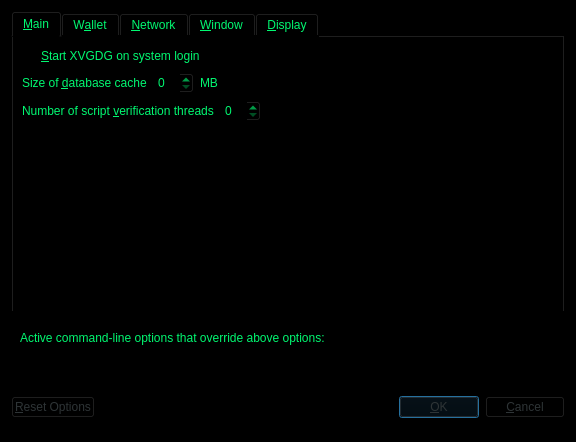
<?xml version="1.0" encoding="UTF-8"?>
<ui version="4.0">
 <class>OptionsDialog</class>
 <widget class="QDialog" name="OptionsDialog">
  <property name="geometry">
   <rect>
    <x>0</x>
    <y>0</y>
    <width>576</width>
    <height>442</height>
   </rect>
  </property>
  <property name="windowTitle">
   <string>Options</string>
  </property>
  <property name="styleSheet">
   <string notr="true">background-color: rgb(0, 0, 0);
color: rgb(1, 248, 113);</string>
  </property>
  <property name="modal">
   <bool>true</bool>
  </property>
  <layout class="QVBoxLayout" name="verticalLayout">
   <item>
    <widget class="QTabWidget" name="tabWidget">
     <property name="currentIndex">
      <number>0</number>
     </property>
     <widget class="QWidget" name="tabMain">
      <attribute name="title">
       <string>&amp;Main</string>
      </attribute>
      <layout class="QVBoxLayout" name="verticalLayout_Main">
       <item>
        <widget class="QCheckBox" name="bitcoinAtStartup">
         <property name="toolTip">
          <string>Automatically start XVGDG after logging in to the system.</string>
         </property>
         <property name="text">
          <string>&amp;Start XVGDG on system login</string>
         </property>
        </widget>
       </item>
       <item>
        <layout class="QHBoxLayout" name="horizontalLayout_2_Main">
         <item>
          <widget class="QLabel" name="databaseCacheLabel">
           <property name="text">
            <string>Size of &amp;database cache</string>
           </property>
           <property name="textFormat">
            <enum>Qt::PlainText</enum>
           </property>
           <property name="buddy">
            <cstring>databaseCache</cstring>
           </property>
          </widget>
         </item>
         <item>
          <widget class="QSpinBox" name="databaseCache"/>
         </item>
         <item>
          <widget class="QLabel" name="databaseCacheUnitLabel">
           <property name="text">
            <string>MB</string>
           </property>
           <property name="textFormat">
            <enum>Qt::PlainText</enum>
           </property>
          </widget>
         </item>
         <item>
          <spacer name="horizontalSpacer_2_Main">
           <property name="orientation">
            <enum>Qt::Horizontal</enum>
           </property>
           <property name="sizeHint" stdset="0">
            <size>
             <width>40</width>
             <height>20</height>
            </size>
           </property>
          </spacer>
         </item>
        </layout>
       </item>
       <item>
        <layout class="QHBoxLayout" name="horizontalLayout_3_Main">
         <item>
          <widget class="QLabel" name="threadsScriptVerifLabel">
           <property name="text">
            <string>Number of script &amp;verification threads</string>
           </property>
           <property name="textFormat">
            <enum>Qt::PlainText</enum>
           </property>
           <property name="buddy">
            <cstring>threadsScriptVerif</cstring>
           </property>
          </widget>
         </item>
         <item>
          <widget class="QSpinBox" name="threadsScriptVerif">
           <property name="toolTip">
            <string>(0 = auto, &lt;0 = leave that many cores free)</string>
           </property>
          </widget>
         </item>
         <item>
          <spacer name="horizontalSpacer_3_Main">
           <property name="orientation">
            <enum>Qt::Horizontal</enum>
           </property>
           <property name="sizeHint" stdset="0">
            <size>
             <width>40</width>
             <height>20</height>
            </size>
           </property>
          </spacer>
         </item>
        </layout>
       </item>
       <item>
        <spacer name="verticalSpacer_2">
         <property name="orientation">
          <enum>Qt::Vertical</enum>
         </property>
         <property name="sizeHint" stdset="0">
          <size>
           <width>20</width>
           <height>40</height>
          </size>
         </property>
        </spacer>
       </item>
      </layout>
     </widget>
     <widget class="QWidget" name="tabWallet">
      <attribute name="title">
       <string>W&amp;allet</string>
      </attribute>
      <layout class="QVBoxLayout" name="verticalLayout_Wallet">
       <item>
        <layout class="QHBoxLayout" name="horizontalLayout_2_Wallet">
         <item>
          <widget class="QLabel" name="labelStakeSplitThresholdText">
           <property name="text">
            <string>Stake split threshold:</string>
           </property>
          </widget>
         </item>
         <item>
          <widget class="QSpinBox" name="spinBoxStakeSplitThreshold">
           <property name="minimum">
            <number>1</number>
           </property>
           <property name="maximum">
            <number>999999</number>
           </property>
          </widget>
         </item>
        </layout>
       </item>
       <item>
        <widget class="QGroupBox" name="groupBox">
         <property name="title">
          <string>Expert</string>
         </property>
         <layout class="QVBoxLayout" name="verticalLayout_2">
          <item>
           <widget class="QCheckBox" name="coinControlFeatures">
            <property name="toolTip">
             <string>Whether to show coin control features or not.</string>
            </property>
            <property name="text">
             <string>Enable coin &amp;control features</string>
            </property>
           </widget>
          </item>
          <item>
           <widget class="QCheckBox" name="showMasternodesTab">
            <property name="toolTip">
             <string>Show additional tab listing all your masternodes in first sub-tab&lt;br/&gt;and all masternodes on the network in second sub-tab.</string>
            </property>
            <property name="text">
             <string>Show Masternodes Tab</string>
            </property>
           </widget>
          </item>
          <item>
           <widget class="QCheckBox" name="spendZeroConfChange">
            <property name="toolTip">
             <string>If you disable the spending of unconfirmed change, the change from a transaction&lt;br/&gt;cannot be used until that transaction has at least one confirmation.&lt;br/&gt;This also affects how your balance is computed.</string>
            </property>
            <property name="text">
             <string>&amp;Spend unconfirmed change</string>
            </property>
           </widget>
          </item>
         </layout>
        </widget>
       </item>
       <item>
        <spacer name="verticalSpacer_Wallet">
         <property name="orientation">
          <enum>Qt::Vertical</enum>
         </property>
         <property name="sizeHint" stdset="0">
          <size>
           <width>20</width>
           <height>40</height>
          </size>
         </property>
        </spacer>
       </item>
      </layout>
     </widget>
     <widget class="QWidget" name="tabNetwork">
      <attribute name="title">
       <string>&amp;Network</string>
      </attribute>
      <layout class="QVBoxLayout" name="verticalLayout_Network">
       <item>
        <widget class="QCheckBox" name="mapPortUpnp">
         <property name="toolTip">
          <string>Automatically open the XVGDG client port on the router. This only works when your router supports UPnP and it is enabled.</string>
         </property>
         <property name="text">
          <string>Map port using &amp;UPnP</string>
         </property>
        </widget>
       </item>
       <item>
        <widget class="QCheckBox" name="allowIncoming">
         <property name="toolTip">
          <string>Accept connections from outside</string>
         </property>
         <property name="text">
          <string>Allow incoming connections</string>
         </property>
        </widget>
       </item>
       <item>
        <widget class="QCheckBox" name="connectSocks">
         <property name="toolTip">
          <string>Connect to the XVGDG network through a SOCKS5 proxy.</string>
         </property>
         <property name="text">
          <string>&amp;Connect through SOCKS5 proxy (default proxy):</string>
         </property>
        </widget>
       </item>
       <item>
        <layout class="QHBoxLayout" name="horizontalLayout_1_Network">
         <item>
          <widget class="QLabel" name="proxyIpLabel">
           <property name="text">
            <string>Proxy &amp;IP:</string>
           </property>
           <property name="textFormat">
            <enum>Qt::PlainText</enum>
           </property>
           <property name="buddy">
            <cstring>proxyIp</cstring>
           </property>
          </widget>
         </item>
         <item>
          <widget class="QValidatedLineEdit" name="proxyIp">
           <property name="minimumSize">
            <size>
             <width>140</width>
             <height>0</height>
            </size>
           </property>
           <property name="maximumSize">
            <size>
             <width>140</width>
             <height>16777215</height>
            </size>
           </property>
           <property name="toolTip">
            <string>IP address of the proxy (e.g. IPv4: 127.0.0.1 / IPv6: ::1)</string>
           </property>
          </widget>
         </item>
         <item>
          <widget class="QLabel" name="proxyPortLabel">
           <property name="text">
            <string>&amp;Port:</string>
           </property>
           <property name="textFormat">
            <enum>Qt::PlainText</enum>
           </property>
           <property name="buddy">
            <cstring>proxyPort</cstring>
           </property>
          </widget>
         </item>
         <item>
          <widget class="QLineEdit" name="proxyPort">
           <property name="minimumSize">
            <size>
             <width>55</width>
             <height>0</height>
            </size>
           </property>
           <property name="maximumSize">
            <size>
             <width>55</width>
             <height>16777215</height>
            </size>
           </property>
           <property name="toolTip">
            <string>Port of the proxy (e.g. 9050)</string>
           </property>
          </widget>
         </item>
         <item>
          <spacer name="horizontalSpacer_1_Network">
           <property name="orientation">
            <enum>Qt::Horizontal</enum>
           </property>
           <property name="sizeHint" stdset="0">
            <size>
             <width>40</width>
             <height>20</height>
            </size>
           </property>
          </spacer>
         </item>
        </layout>
       </item>
       <item>
        <spacer name="verticalSpacer_Network">
         <property name="orientation">
          <enum>Qt::Vertical</enum>
         </property>
         <property name="sizeHint" stdset="0">
          <size>
           <width>20</width>
           <height>40</height>
          </size>
         </property>
        </spacer>
       </item>
      </layout>
     </widget>
     <widget class="QWidget" name="tabWindow">
      <attribute name="title">
       <string>&amp;Window</string>
      </attribute>
      <layout class="QVBoxLayout" name="verticalLayout_Window">
       <item>
        <widget class="QCheckBox" name="minimizeToTray">
         <property name="toolTip">
          <string>Show only a tray icon after minimizing the window.</string>
         </property>
         <property name="text">
          <string>&amp;Minimize to the tray instead of the taskbar</string>
         </property>
        </widget>
       </item>
       <item>
        <widget class="QCheckBox" name="minimizeOnClose">
         <property name="toolTip">
          <string>Minimize instead of exit the application when the window is closed. When this option is enabled, the application will be closed only after selecting Quit in the menu.</string>
         </property>
         <property name="text">
          <string>M&amp;inimize on close</string>
         </property>
        </widget>
       </item>
       <item>
        <spacer name="verticalSpacer_Window">
         <property name="orientation">
          <enum>Qt::Vertical</enum>
         </property>
         <property name="sizeHint" stdset="0">
          <size>
           <width>20</width>
           <height>40</height>
          </size>
         </property>
        </spacer>
       </item>
      </layout>
     </widget>
     <widget class="QWidget" name="tabDisplay">
      <attribute name="title">
       <string>&amp;Display</string>
      </attribute>
      <layout class="QVBoxLayout" name="verticalLayout_Display">
       <item>
        <layout class="QHBoxLayout" name="horizontalLayout_1_Display">
         <item>
          <widget class="QLabel" name="langLabel">
           <property name="text">
            <string>User Interface &amp;language:</string>
           </property>
           <property name="textFormat">
            <enum>Qt::PlainText</enum>
           </property>
           <property name="buddy">
            <cstring>lang</cstring>
           </property>
          </widget>
         </item>
         <item>
          <widget class="QValueComboBox" name="lang">
           <property name="toolTip">
            <string>The user interface language can be set here. This setting will take effect after restarting XVGDG.</string>
           </property>
          </widget>
         </item>
        </layout>
       </item>
       <item>
        <widget class="Line" name="line">
         <property name="orientation">
          <enum>Qt::Horizontal</enum>
         </property>
        </widget>
       </item>
       <item>
        <layout class="QHBoxLayout" name="horizontalLayout_2_Display">
         <item>
          <widget class="QLabel" name="unitLabel">
           <property name="text">
            <string>&amp;Unit to show amounts in:</string>
           </property>
           <property name="textFormat">
            <enum>Qt::PlainText</enum>
           </property>
           <property name="buddy">
            <cstring>unit</cstring>
           </property>
          </widget>
         </item>
         <item>
          <widget class="QValueComboBox" name="unit">
           <property name="toolTip">
            <string>Choose the default subdivision unit to show in the interface and when sending coins.</string>
           </property>
          </widget>
         </item>
        </layout>
       </item>
       <item>
        <layout class="QHBoxLayout" name="horizontalLayout_5_Display">
         <item>
          <widget class="QLabel" name="digitsLabel">
           <property name="text">
            <string>Decimal digits</string>
           </property>
          </widget>
         </item>
         <item>
          <widget class="QValueComboBox" name="digits"/>
         </item>
        </layout>
       </item>
       <item>
        <layout class="QHBoxLayout" name="horizontalLayout_3_Display">
         <item>
          <widget class="QLabel" name="thirdPartyTxUrlsLabel">
           <property name="toolTip">
            <string>Third party URLs (e.g. a block explorer) that appear in the transactions tab as context menu items. %s in the URL is replaced by transaction hash. Multiple URLs are separated by vertical bar |.</string>
           </property>
           <property name="text">
            <string>Third party transaction URLs</string>
           </property>
           <property name="buddy">
            <cstring>thirdPartyTxUrls</cstring>
           </property>
          </widget>
         </item>
         <item>
          <widget class="QLineEdit" name="thirdPartyTxUrls">
           <property name="toolTip">
            <string>Third party URLs (e.g. a block explorer) that appear in the transactions tab as context menu items. %s in the URL is replaced by transaction hash. Multiple URLs are separated by vertical bar |.</string>
           </property>
          </widget>
         </item>
        </layout>
       </item>
       <item>
        <spacer name="verticalSpacer">
         <property name="orientation">
          <enum>Qt::Vertical</enum>
         </property>
         <property name="sizeHint" stdset="0">
          <size>
           <width>20</width>
           <height>40</height>
          </size>
         </property>
        </spacer>
       </item>
      </layout>
     </widget>
    </widget>
   </item>
   <item>
    <widget class="QFrame" name="frame">
     <layout class="QVBoxLayout" name="verticalLayout_Bottom">
      <item>
       <layout class="QHBoxLayout" name="horizontalLayout_Bottom">
        <item>
         <widget class="QLabel" name="overriddenByCommandLineInfoLabel">
          <property name="text">
           <string>Active command-line options that override above options:</string>
          </property>
          <property name="textFormat">
           <enum>Qt::PlainText</enum>
          </property>
         </widget>
        </item>
        <item>
         <spacer name="horizontalSpacer_Bottom">
          <property name="orientation">
           <enum>Qt::Horizontal</enum>
          </property>
          <property name="sizeHint" stdset="0">
           <size>
            <width>40</width>
            <height>20</height>
           </size>
          </property>
         </spacer>
        </item>
       </layout>
      </item>
      <item>
       <widget class="QLabel" name="overriddenByCommandLineLabel">
        <property name="text">
         <string/>
        </property>
        <property name="textFormat">
         <enum>Qt::PlainText</enum>
        </property>
        <property name="wordWrap">
         <bool>true</bool>
        </property>
       </widget>
      </item>
     </layout>
    </widget>
   </item>
   <item>
    <layout class="QHBoxLayout" name="horizontalLayout_Buttons">
     <item>
      <widget class="QPushButton" name="resetButton">
       <property name="toolTip">
        <string>Reset all client options to default.</string>
       </property>
       <property name="styleSheet">
        <string notr="true">color: rgb(46, 52, 54);</string>
       </property>
       <property name="text">
        <string>&amp;Reset Options</string>
       </property>
       <property name="autoDefault">
        <bool>false</bool>
       </property>
      </widget>
     </item>
     <item>
      <spacer name="horizontalSpacer_1">
       <property name="orientation">
        <enum>Qt::Horizontal</enum>
       </property>
       <property name="sizeHint" stdset="0">
        <size>
         <width>40</width>
         <height>48</height>
        </size>
       </property>
      </spacer>
     </item>
     <item>
      <widget class="QLabel" name="statusLabel">
       <property name="minimumSize">
        <size>
         <width>200</width>
         <height>0</height>
        </size>
       </property>
       <property name="font">
        <font>
         <weight>75</weight>
         <bold>true</bold>
        </font>
       </property>
       <property name="text">
        <string/>
       </property>
       <property name="textFormat">
        <enum>Qt::PlainText</enum>
       </property>
       <property name="wordWrap">
        <bool>true</bool>
       </property>
      </widget>
     </item>
     <item>
      <spacer name="horizontalSpacer_2">
       <property name="orientation">
        <enum>Qt::Horizontal</enum>
       </property>
       <property name="sizeHint" stdset="0">
        <size>
         <width>40</width>
         <height>48</height>
        </size>
       </property>
      </spacer>
     </item>
     <item>
      <widget class="QPushButton" name="okButton">
       <property name="styleSheet">
        <string notr="true">color: rgb(46, 52, 54);</string>
       </property>
       <property name="text">
        <string>&amp;OK</string>
       </property>
       <property name="autoDefault">
        <bool>false</bool>
       </property>
       <property name="default">
        <bool>true</bool>
       </property>
      </widget>
     </item>
     <item>
      <widget class="QPushButton" name="cancelButton">
       <property name="styleSheet">
        <string notr="true">color: rgb(46, 52, 54);</string>
       </property>
       <property name="text">
        <string>&amp;Cancel</string>
       </property>
       <property name="autoDefault">
        <bool>false</bool>
       </property>
      </widget>
     </item>
    </layout>
   </item>
  </layout>
 </widget>
 <customwidgets>
  <customwidget>
   <class>QValidatedLineEdit</class>
   <extends>QLineEdit</extends>
   <header>qvalidatedlineedit.h</header>
  </customwidget>
  <customwidget>
   <class>QValueComboBox</class>
   <extends>QComboBox</extends>
   <header>qvaluecombobox.h</header>
  </customwidget>
 </customwidgets>
 <resources/>
 <connections/>
</ui>
